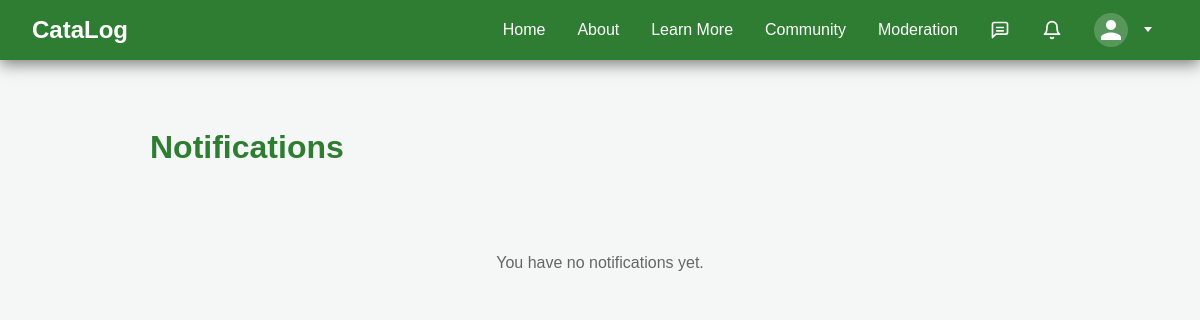
The app's page /notifications/ (signed in), older data.
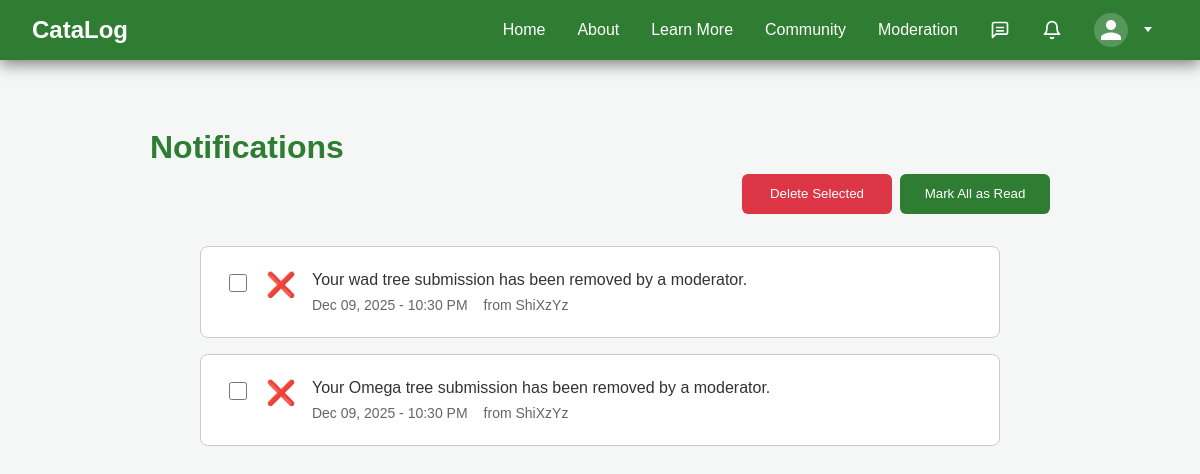
The same page, newer data.
### home/models.py (models this page shows, shortened)
class Notification(models.Model):
    NOTIFICATION_TYPES = (
        ('tree_flagged', 'Tree Flagged'),
        ('tree_unflagged', 'Tree Approved'),
        ('tree_deleted', 'Tree Deleted'),
    )
    recipient = models.ForeignKey(
        settings.AUTH_USER_MODEL,
        on_delete=models.CASCADE,
        related_name='notifications'
    )
    sender = models.ForeignKey(
        settings.AUTH_USER_MODEL,
        on_delete=models.SET_NULL,
        null=True,
        blank=True,
        related_name='sent_notifications'
    )
    notification_type = models.CharField(max_length=20, choices=NOTIFICATION_TYPES)
    tree_submission = models.ForeignKey(
        TreeSubmission,
        on_delete=models.CASCADE,
        null=True,
        blank=True
    )
    message = models.TextField()
    is_read = models.BooleanField(default=False)
    created_at = models.DateTimeField(auto_now_add=True)
    class Meta:
        ordering = ['-created_at']

class CustomUser(AbstractUser):
    ROLE_CHOICES = (
        ('user', 'User'),
        ('moderator', 'Moderator'),
    )
    role = models.CharField(max_length=10, choices=ROLE_CHOICES, default='user')
    avatar = models.ForeignKey(CustomImage, on_delete=models.SET_NULL, null=True, blank=True, default=None)
    bio = models.TextField(blank=True)
    sustainability_interests = models.CharField(max_length=255, blank=True)
    nickname = models.CharField(max_length=100, blank=True)
    profile_completed = models.BooleanField(default=False)
    def get_display_name(self):
        return self.nickname if self.nickname else self.username

### home/views.py (the view)
# urls.py: path('notifications/', views.notifications, name='notifications'),
@login_required
def notifications(request):
    user_notifications = Notification.objects.filter(recipient=request.user)
    return render(request, 'home/notifications.html', {
        'notifications': user_notifications
    })

### home/context_processors.py (called while the page is built)
def unread_messages(request):
    if request.user.is_authenticated:
        unread_count = Message.objects.filter(
            conversation__participants=request.user
        ).exclude(
            sender=request.user
        ).exclude(
            read_by=request.user
        ).count()
        return {'unread_message_count': unread_count}
    return {'unread_message_count': 0}

def unread_notifications(request):
    if request.user.is_authenticated:
        unread_count = Notification.objects.filter(
            recipient=request.user,
            is_read=False
        ).count()
        return {'unread_notification_count': unread_count}
    return {'unread_notification_count': 0}

### home/templates/home/notifications.html (shortened to what this page needs)
{% extends 'base.html' %}
{% block content %}
<div class="page-container">
    <h1 class="page-title">Notifications</h1>
    <div class="notifications-header">
        {% if notifications %}
            <div class="header-actions">
                <button id="delete-selected-btn" class="community-btn delete-btn csp-5790ffba29" >Delete Selected</button>
                <button id="mark-all-read-btn" class="community-btn">Mark All as Read</button>
            </div>
        {% endif %}
    </div>
    <div class="notifications-container">
        {% if notifications %}
            {% for notification in notifications %}
                <div class="notification-item {% if not notification.is_read %}unread{% endif %}" data-notification-id="{{ notification.id }}">
                    <div class="notification-checkbox">
                        <input type="checkbox" class="notification-select" value="{{ notification.id }}">
                    </div>
                    <div class="notification-icon">
                        {% if notification.notification_type == 'tree_flagged' %}
                            <span class="icon-warning">⚠️</span>
                        {% elif notification.notification_type == 'tree_unflagged' %}
                            <span class="icon-success">✅</span>
                        {% elif notification.notification_type == 'tree_deleted' %}
                            <span class="icon-error">❌</span>
                        {% endif %}
                    </div>
                    <div class="notification-content">
                        <div class="notification-message">{{ notification.message }}</div>
                        <div class="notification-meta">
                            <span class="notification-time">{{ notification.created_at|date:"M d, Y - g:i A" }}</span>
                            {% if notification.sender %}
                                <span class="notification-sender">from {{ notification.sender.get_display_name }}</span>
                            {% endif %}
                        </div>
                    </div>
                </div>
            {% endfor %}
        {% else %}
            <div class="no-notifications">
                <p>You have no notifications yet.</p>
            </div>
        {% endif %}
    </div>
</div>
{% endblock %}

Row changes from the older to the newer data that the page shows:
added Notification: message "Your wad tree submission has been removed by a moderator.", created_at "Dec 09, 2025 - 10:30 PM", sender.get_display_name "ShiXzYz"
added Notification: message "Your Omega tree submission has been removed by a moderator.", created_at "Dec 09, 2025 - 10:30 PM", sender.get_display_name "ShiXzYz"
Text that changed along with them:
text no longer shown: "You have no notifications yet."
text now shown: "Delete Selected Mark All as Read"
